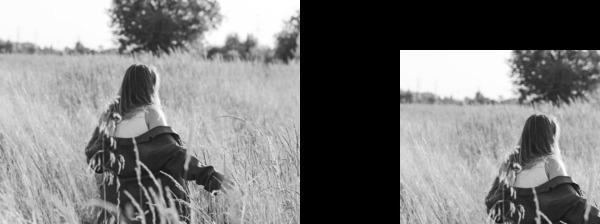
#> input picture avni/girl.jpg, 600 x 224 px
$ python 3.7.py
#> lines starting #> are read from the running program, lines starting #| are printed output that depends on the picture
import numpy as np
import cv2 as cv
img = cv.imread('girl.jpg', 0)
#> img is the input picture: shape (224, 600); min 0, max 255, mean 123.6
rows, cols = img.shape
#> rows = 224; cols = 600
M = np.float32([[1,   0, 0], [0.5, 1, 0], [0,   0, 1]])
sheared_img = cv.warpPerspective(img, M, (int(cols*1.5), int(rows*1.5)))
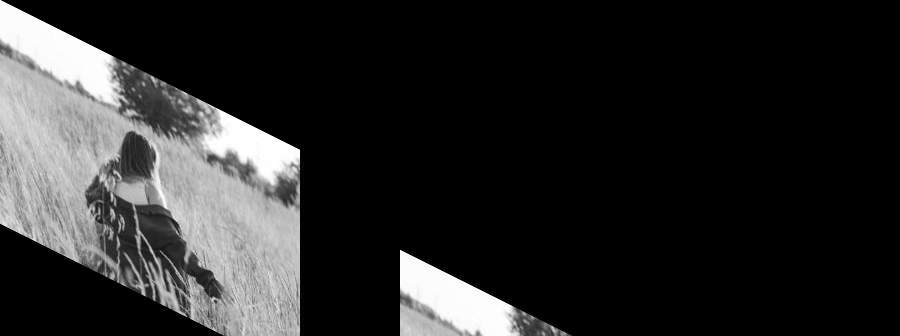
#> sheared_img: shape (336, 900); min 0, max 255, mean 40.9
cv.imshow('sheared_y-axis_out.jpg', sheared_img)
cv.waitKey(0)
cv.destroyAllWindows()

$ run again, with avni/Animals.jpg copied over avni/girl.jpg
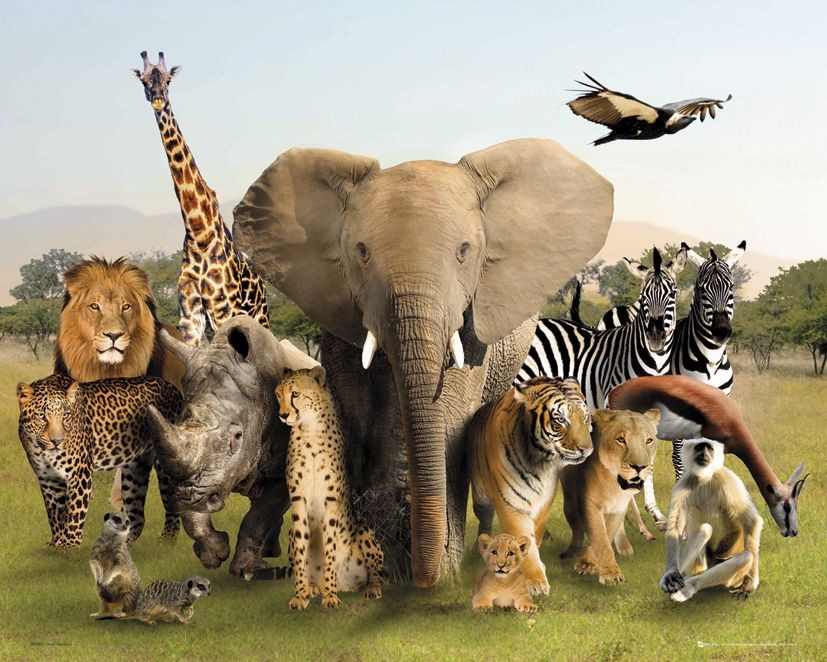
#> input picture avni/Animals.jpg, 827 x 662 px
#> `img = cv.imread('girl.jpg', 0)`:
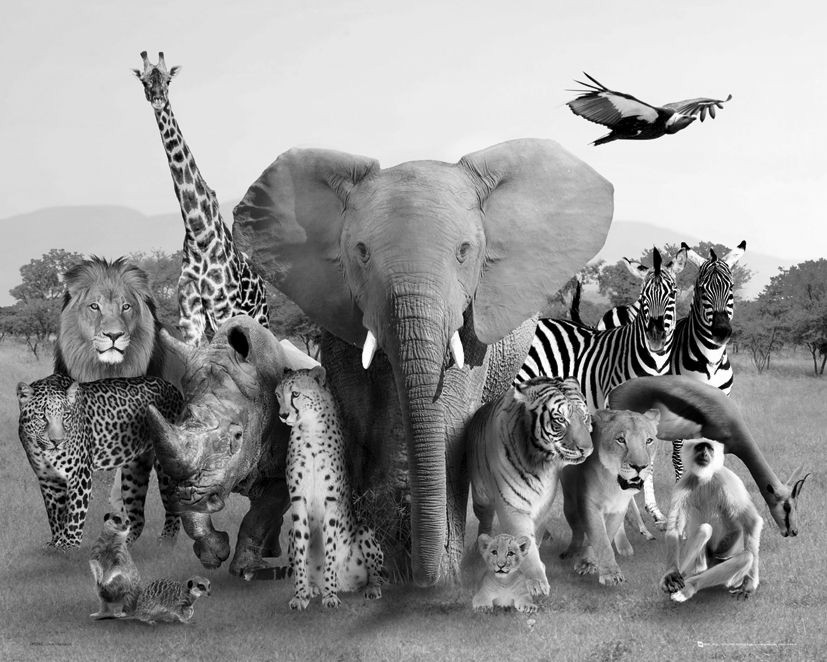
#> img: shape (662, 827); min 0, max 255, mean 149.1
#> `sheared_img = cv.warpPerspective(img, M, (int(cols*1.5), int(rows*1.5)))`:
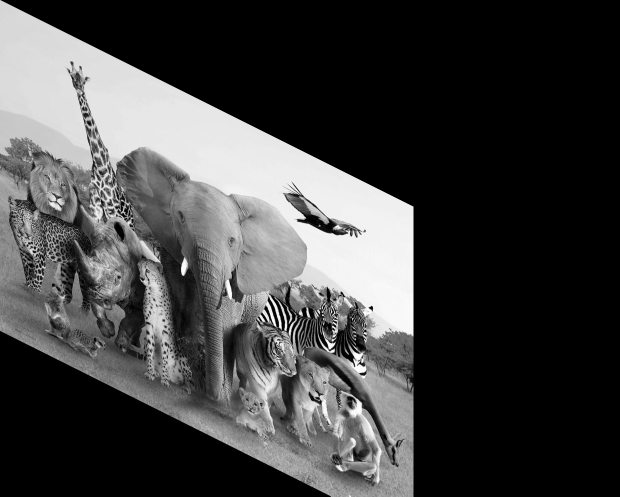
#> sheared_img: shape (993, 1240) (shown at 1/2 size); min 0, max 255, mean 65.5
